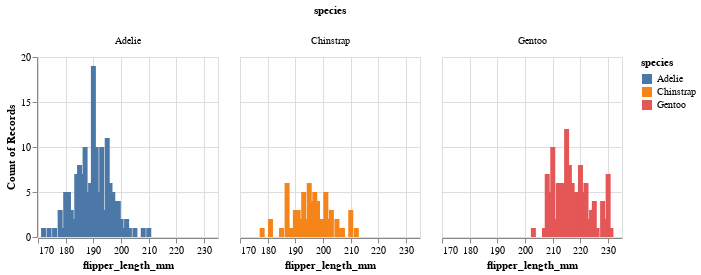

The code cell stored with this chart in its notebook:
### Markdown cell above
3. Visualize the distribution of flipper lengths across different species.  
_Hint:_ Look at the [guide for faceted charts](https://altair-viz.github.io/user_guide/compound_charts.html?highlight=facet#facet-chart)!

### Code cell
alt.Chart(penguins).mark_bar().encode(
    x='flipper_length_mm:Q',
    y="count()",
    color='species:N'
).properties(
    width=180,
    height=180
).facet(
    column='species:N'
).interactive()

### Figure 1 — Vega-Lite specification as saved in the notebook (floating-point values rounded to 4 significant figures; data arrays with more than 128 entries replaced by an {"elided": "..."} marker saying what was removed)
{"config": {"view": {"continuousWidth": 400, "continuousHeight": 300}}, "data": {"name": "data-2579922f606b528784ce92236e4ec646"}, "facet": {"column": {"field": "species", "type": "nominal"}}, "spec": {"mark": "bar", "encoding": {"color": {"field": "species", "type": "nominal"}, "x": {"field": "flipper_length_mm", "type": "quantitative"}, "y": {"aggregate": "count", "type": "quantitative"}}, "height": 180, "selection": {"selector002": {"type": "interval", "bind": "scales", "encodings": ["x", "y"]}}, "width": 180}, "$schema": "https://vega.github.io/schema/vega-lite/v4.17.0.json", "datasets": {"data-2579922f606b528784ce92236e4ec646": {"elided": "342 records"}}}
